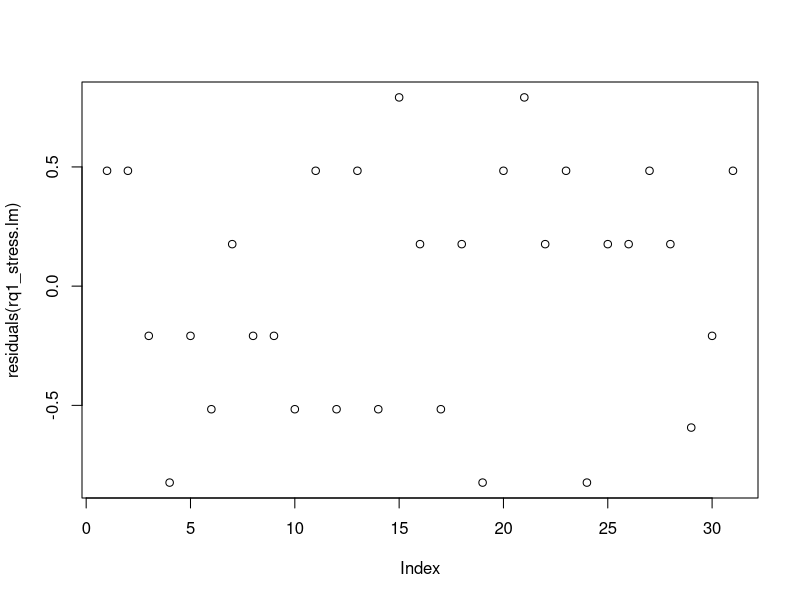

Recreate this plot in R. (Note: this script raises an error after producing the figure.)
my_data <- read.csv("STA304 Group Project Dataset.csv", header=TRUE, sep=',')
# Datapreprocessing
# Remove column 'X'
data_cleaned <- my_data[,!(names(my_data)=="X")]
# Remove fake responses on row 3 and 12
data_cleaned <- data_cleaned[-c(3, 12),]
data_cleaned

N = 200
B = .29
D = (B^2)/4
sigma = sd(data_cleaned$academic_workload)
n = ceiling((N * sigma^2) / ((N-1) * D + sigma^2))
n

# Select a random sample of n rows
set.seed(1)
random_indices <- sample(1:nrow(data_cleaned), n)
sample_data <- data_cleaned[random_indices, ]
sample_data

#####Simple and Multiple Linear Regressions#####

# Research Question 1 - Simple Linear Regression
sample_data$stress_numeric <- as.numeric(factor(sample_data$stress, levels = c("Never", "Sometimes", "Always")))
rq1_stress.lm = lm(stress_numeric ~ academic_workload, data = sample_data)
summary(rq1_stress.lm)

# Assumptions for Research Question 1 - Simple Linear Regression
png("residuals_rq1.png", width = 800, height = 600)
# Plot code goes here, for example:
plot(residuals(rq1_stress.lm))
dev.off()


# Research Question 2 - Multiple Linear Regression
rq2.lm = lm(hours_sleep ~ academic_workload + missed_social_events, data = sample_data)
summary(rq2.lm)

# Assumptions for Research Question 2 - Multiple Linear Regression
png("residuals_rq2.png", width = 800, height = 600)
# Plot code goes here, for example:
plot(residuals(rq2_stress.lm))
dev.off()


# Assumptions for Research Question 2 - Multiple Linear Regression
png("qq_rq2.png", width = 800, height = 600)
# Plot code goes here, for example:
plot(rq2.lm, which=2)
dev.off()

# Assumptions for Research Question 2 - Multiple Linear Regression
library(car)
vif(rq2.lm)

# Research Question 3 - Multiple Linear Regression
rq3.lm <- lm(stress_numeric ~ missed_social_events + living_situation, data = sample_data)
summary(rq3.lm)

# Assumptions for Research Question 3 - Multiple Linear Regression
png("residuals_rq3.png", width = 800, height = 600)
# Plot code goes here, for example:
plot(residuals(rq3.lm))
dev.off()


# Assumptions for Research Question 3 - Multiple Linear Regression
library(car)
vif(rq3.lm)


#####Kruskal-Wallis test##### 

# Kruskal-Wallis test between stress and academic_workload

sample_data$stress_numeric <- as.numeric(factor(sample_data$stress, 
                                                levels = c("Never", "Sometimes", "Always")))
shapiro_result_workload <- shapiro.test(sample_data$academic_workload)
print(shapiro_result_workload)

kruskal_result_workload <- kruskal.test(stress_numeric ~ academic_workload, data = sample_data)
print(kruskal_result_workload)
# Kruskal-Wallis test between stress and hours_sleep
sample_data$stress_numeric <- as.numeric(factor(sample_data$stress, 
                                                levels = c("Never", "Sometimes", "Always")))
shapiro_result_workload <- shapiro.test(sample_data$academic_workload)
print(shapiro_result_workload)

kruskal_result_sleep <- kruskal.test(stress_numeric ~ sleep_category, data = sample_data)
print(kruskal_result_sleep)


# Kruskal-Wallis test between stress and missed social events
sample_data$study_category <- cut(sample_data$hours_study, 
                                  breaks = c(0, 10, 20, Inf),
                                  labels = c("Low", "Medium", "High"))
shapiro_result_workload <- shapiro.test(sample_data$academic_workload)
print(shapiro_result_workload)

kruskal_result_social <- kruskal.test(stress_numeric ~ missed_social_events, data = sample_data)
print(kruskal_result_social)
#####Chi Square Test#####

sample_data$workload <-as.numeric(factor(sample_data$academic_workload,levels =c(1,2,3,4,5)))

sample_data$anxiety_numeric <- as.numeric(factor(sample_data$anxiety,levels = c("Never", "Sometimes", "Always")))

sample_data$concentration_numeric <- as.numeric(factor(sample_data$concentration,levels = c("Never", "Sometimes", "Always")))

sample_data$living <- as.numeric(factor(sample_data$living_situation,
                                        levels = c("Living alone", "Living with family", "Living with roommates", "Living on campus")))

sample_data$time <-as.numeric(factor(sample_data$time_management,levels =c(0,1,2,3,4)))

sample_data$finances <-as.numeric(factor(sample_data$financial_problems,levels =c(0,1,2,3,4)))

sample_data$socials <-as.numeric(factor(sample_data$missed_social_events,levels =c(0,1,2,3,4)))

#Academic Workload vs Stress
new_table <- table(sample_data$workload, sample_data$stress_numeric)
chisq_result <- chisq.test(new_table)
print(chisq_result)

#Academic Workload vs Anxiety
new_table <- table(sample_data$workload, sample_data$anxiety_numeric)
chisq_result <- chisq.test(new_table)
print(chisq_result)

#Academic Workload vs Concentration
new_table <- table(sample_data$workload, sample_data$concentration_numeric)
chisq_result <- chisq.test(new_table)
print(chisq_result)

#Academic Workload vs Time
new_table <- table(sample_data$workload, sample_data$time)
chisq_result <- chisq.test(new_table)
print(chisq_result)

#Academic Workload vs Financials
new_table <- table(sample_data$workload, sample_data$finances)
chisq_result <- chisq.test(new_table)
print(chisq_result)

#Living Situation vs Stress
new_table <- table(sample_data$living, sample_data$stress_numeric)
chisq_result <- chisq.test(new_table)
print(chisq_result)

#Living Situation vs Anxiety
new_table <- table(sample_data$living, sample_data$anxiety_numeric)
chisq_result <- chisq.test(new_table)
print(chisq_result)

#Living Situation vs Concentration
new_table <- table(sample_data$living, sample_data$concentration_numeric)
chisq_result <- chisq.test(new_table)
print(chisq_result)

#Time Management vs Stress
new_table <- table(sample_data$time, sample_data$stress_numeric)
chisq_result <- chisq.test(new_table)
print(chisq_result)

#Time Management vs Anxiety
new_table <- table(sample_data$time, sample_data$anxiety_numeric)
chisq_result <- chisq.test(new_table)
print(chisq_result)

#Time Management vs Concentration
new_table <- table(sample_data$time, sample_data$concentration_numeric)
chisq_result <- chisq.test(new_table)
print(chisq_result)

#Financials vs Stress
new_table <- table(sample_data$finances, sample_data$stress_numeric)
chisq_result <- chisq.test(new_table)
print(chisq_result)

#Financials vs Anxiety
new_table <- table(sample_data$finances, sample_data$anxiety_numeric)
chisq_result <- chisq.test(new_table)
print(chisq_result)

#Financials vs Concentration
new_table <- table(sample_data$finances, sample_data$concentration_numeric)
chisq_result <- chisq.test(new_table)
print(chisq_result)
